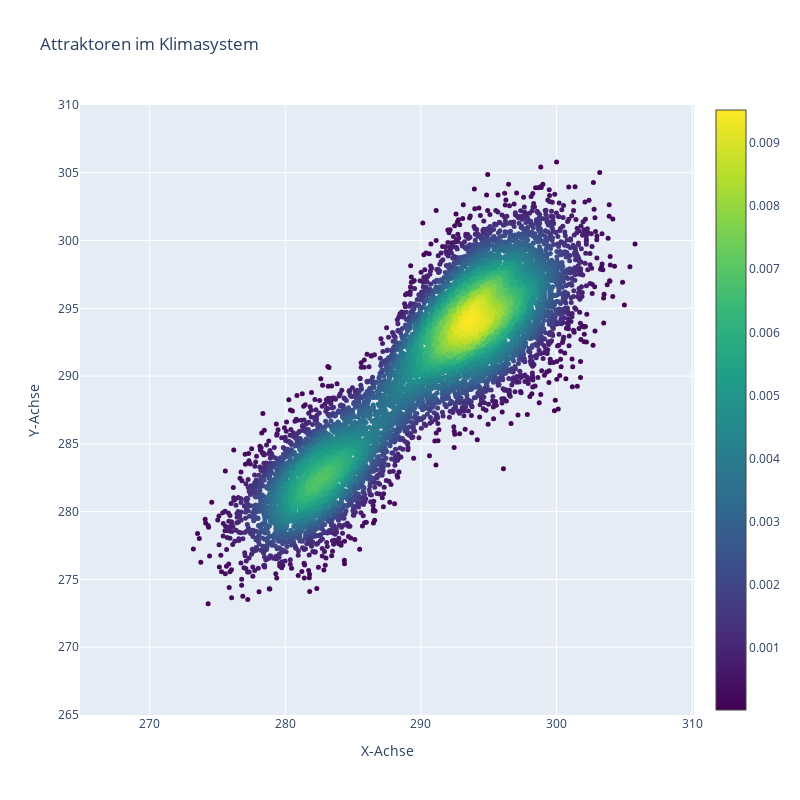

This figure's notebook cell:
### Code cell
plot_attractor(Ts)

### Figure 1 — Plotly figure (JSON) as saved in the notebook; plotly's stock layout.template omitted (floating-point values rounded to 4 significant figures; data arrays with more than 128 entries replaced by an {"elided": "..."} marker saying what was removed)
{"data": [{"marker": {"color": {"elided": "10000 float values"}, "colorscale": [[0, "#440154"], [0.1111, "#482878"], [0.2222, "#3e4989"], [0.3333, "#31688e"], [0.4444, "#26828e"], [0.5556, "#1f9e89"], [0.6667, "#35b779"], [0.7778, "#6ece58"], [0.8889, "#b5de2b"], [1, "#fde725"]], "showscale": true, "size": 5}, "mode": "markers", "type": "scatter", "x": {"elided": "10000 float values"}, "y": {"elided": "10000 float values"}}], "layout": {"height": 800, "title": {"text": "Attraktoren im Klimasystem"}, "width": 800, "xaxis": {"domain": [0, 1], "range": [265, 310], "scaleanchor": "y", "scaleratio": 1, "title": {"text": "X-Achse"}, "type": "linear"}, "yaxis": {"constrain": "domain", "domain": [0.008065, 0.9919], "range": [265, 310], "title": {"text": "Y-Achse"}, "type": "linear"}}}
